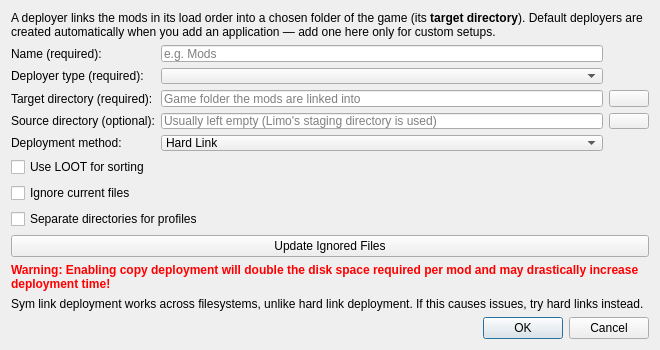
<?xml version="1.0" encoding="UTF-8"?>
<ui version="4.0">
 <class>AddDeployerDialog</class>
 <widget class="QDialog" name="AddDeployerDialog">
  <property name="geometry">
   <rect>
    <x>0</x>
    <y>0</y>
    <width>660</width>
    <height>348</height>
   </rect>
  </property>
  <property name="windowTitle">
   <string>New Deployer</string>
  </property>
  <layout class="QVBoxLayout" name="verticalLayout">
   <item>
    <widget class="QLabel" name="help_label">
     <property name="text">
      <string>A deployer links the mods in its load order into a chosen folder of the game (its &lt;b&gt;target directory&lt;/b&gt;). Default deployers are created automatically when you add an application — add one here only for custom setups.</string>
     </property>
     <property name="wordWrap">
      <bool>true</bool>
     </property>
    </widget>
   </item>
   <item>
    <layout class="QGridLayout" name="gridLayout">
     <item row="3" column="2">
      <widget class="ValidatingLineEdit" name="source_path_field">
       <property name="placeholderText">
        <string>Usually left empty (Limo's staging directory is used)</string>
       </property>
      </widget>
     </item>
     <item row="3" column="0">
      <widget class="QLabel" name="source_dir_label">
       <property name="text">
        <string>Source directory (optional):</string>
       </property>
      </widget>
     </item>
     <item row="2" column="2">
      <widget class="ValidatingLineEdit" name="path_field">
       <property name="placeholderText">
        <string>Game folder the mods are linked into</string>
       </property>
      </widget>
     </item>
     <item row="0" column="0">
      <widget class="QLabel" name="label">
       <property name="toolTip">
        <string>Name of the deployer</string>
       </property>
       <property name="text">
        <string>Name (required):</string>
       </property>
      </widget>
     </item>
     <item row="2" column="0">
      <widget class="QLabel" name="label_2">
       <property name="toolTip">
        <string>This is where installed mods will be deployed to</string>
       </property>
       <property name="text">
        <string>Target directory (required):</string>
       </property>
      </widget>
     </item>
     <item row="1" column="0">
      <widget class="QLabel" name="label_4">
       <property name="toolTip">
        <string>Determines how mods will be deployed</string>
       </property>
       <property name="text">
        <string>Deployer type (required):</string>
       </property>
      </widget>
     </item>
     <item row="2" column="3">
      <widget class="QPushButton" name="file_picker_button">
       <property name="toolTip">
        <string>Pick target directory</string>
       </property>
       <property name="text">
        <string/>
       </property>
       <property name="icon">
        <iconset theme="folder-open"/>
       </property>
      </widget>
     </item>
     <item row="1" column="2">
      <widget class="QComboBox" name="type_box"/>
     </item>
     <item row="4" column="0">
      <widget class="QLabel" name="method_label">
       <property name="toolTip">
        <string>Determines how files will be deployed.</string>
       </property>
       <property name="text">
        <string>Deployment method:</string>
       </property>
      </widget>
     </item>
     <item row="3" column="3">
      <widget class="QPushButton" name="source_picker_button">
       <property name="text">
        <string/>
       </property>
       <property name="icon">
        <iconset theme="folder-open"/>
       </property>
      </widget>
     </item>
     <item row="0" column="2">
      <widget class="ValidatingLineEdit" name="name_field">
       <property name="placeholderText">
        <string>e.g. Mods</string>
       </property>
      </widget>
     </item>
     <item row="4" column="2">
      <widget class="QComboBox" name="deploy_mode_box">
       <item>
        <property name="text">
         <string>Hard Link</string>
        </property>
       </item>
       <item>
        <property name="text">
         <string>Sym Link</string>
        </property>
       </item>
       <item>
        <property name="text">
         <string>Copy</string>
        </property>
       </item>
      </widget>
     </item>
    </layout>
   </item>
   <item>
    <widget class="QCheckBox" name="unsafe_sorting_box">
     <property name="toolTip">
      <string>When enabled: Sorting plugins uses LOOT. This will affect override order. 
When disabled: Sorting only groups plugins by types. Does not affect override order.</string>
     </property>
     <property name="text">
      <string>Use LOOT for sorting</string>
     </property>
    </widget>
   </item>
   <item>
    <widget class="QCheckBox" name="rev_depl_ignore_cb">
     <property name="toolTip">
      <string>&lt;html&gt;&lt;head/&gt;&lt;body&gt;&lt;p&gt;Adds all files currently in the target directory to a ignore list.&lt;br&gt;Does not include files managed by other deployers.&lt;/p&gt;&lt;/body&gt;&lt;/html&gt;</string>
     </property>
     <property name="text">
      <string>Ignore current files</string>
     </property>
    </widget>
   </item>
   <item>
    <widget class="QCheckBox" name="rev_depl_separate_cb">
     <property name="toolTip">
      <string>&lt;html&gt;&lt;head/&gt;&lt;body&gt;&lt;p&gt;Use separate directories for managed files for every profile.&lt;br&gt;This can be used to manage multiple versions of the same files.&lt;/p&gt;&lt;/body&gt;&lt;/html&gt;</string>
     </property>
     <property name="text">
      <string>Separate directories for profiles</string>
     </property>
    </widget>
   </item>
   <item>
    <widget class="QPushButton" name="rev_depl_ignore_button">
     <property name="toolTip">
      <string>Update the list of ignored files with all files currently in the target directory. Does not include files managed by other deployers.</string>
     </property>
     <property name="text">
      <string>Update Ignored Files</string>
     </property>
    </widget>
   </item>
   <item>
    <widget class="QLabel" name="warning_label">
     <property name="text">
      <string>&lt;!DOCTYPE HTML PUBLIC &quot;-//W3C//DTD HTML 4.0//EN&quot; &quot;http://www.w3.org/TR/REC-html40/strict.dtd&quot;&gt;
&lt;html&gt;&lt;head&gt;&lt;meta name=&quot;qrichtext&quot; content=&quot;1&quot; /&gt;&lt;meta charset=&quot;utf-8&quot; /&gt;&lt;style type=&quot;text/css&quot;&gt;
p, li { white-space: pre-wrap; }
hr { height: 1px; border-width: 0; }
li.unchecked::marker { content: &quot;\2610&quot;; }
li.checked::marker { content: &quot;\2612&quot;; }
&lt;/style&gt;&lt;/head&gt;&lt;body style=&quot; font-family:'Noto Sans'; font-size:10pt; font-weight:400; font-style:normal;&quot;&gt;
&lt;p style=&quot; margin-top:0px; margin-bottom:0px; margin-left:0px; margin-right:0px; -qt-block-indent:0; text-indent:0px;&quot;&gt;&lt;span style=&quot; font-family:'Sans Serif'; font-size:9pt; font-weight:700; color:#ff0000;&quot;&gt;Warning: Enabling copy deployment will double the disk space required per mod and may drastically increase deployment time!&lt;/span&gt;&lt;/p&gt;&lt;/body&gt;&lt;/html&gt;</string>
     </property>
     <property name="wordWrap">
      <bool>true</bool>
     </property>
     <property name="textInteractionFlags">
      <set>Qt::TextInteractionFlag::LinksAccessibleByMouse</set>
     </property>
    </widget>
   </item>
   <item>
    <widget class="QLabel" name="sym_link_label">
     <property name="text">
      <string>Sym link deployment works across filesystems, unlike hard link deployment. If this causes issues, try hard links instead.</string>
     </property>
     <property name="wordWrap">
      <bool>true</bool>
     </property>
    </widget>
   </item>
   <item>
    <spacer name="verticalSpacer">
     <property name="orientation">
      <enum>Qt::Orientation::Vertical</enum>
     </property>
     <property name="sizeHint" stdset="0">
      <size>
       <width>20</width>
       <height>14</height>
      </size>
     </property>
    </spacer>
   </item>
   <item>
    <widget class="QDialogButtonBox" name="buttonBox">
     <property name="orientation">
      <enum>Qt::Orientation::Horizontal</enum>
     </property>
     <property name="standardButtons">
      <set>QDialogButtonBox::StandardButton::Cancel|QDialogButtonBox::StandardButton::Ok</set>
     </property>
    </widget>
   </item>
  </layout>
 </widget>
 <customwidgets>
  <customwidget>
   <class>ValidatingLineEdit</class>
   <extends>QLineEdit</extends>
   <header>ui/validatinglineedit.h</header>
  </customwidget>
 </customwidgets>
 <resources/>
 <connections>
  <connection>
   <sender>buttonBox</sender>
   <signal>accepted()</signal>
   <receiver>AddDeployerDialog</receiver>
   <slot>accept()</slot>
   <hints>
    <hint type="sourcelabel">
     <x>248</x>
     <y>254</y>
    </hint>
    <hint type="destinationlabel">
     <x>157</x>
     <y>274</y>
    </hint>
   </hints>
  </connection>
  <connection>
   <sender>buttonBox</sender>
   <signal>rejected()</signal>
   <receiver>AddDeployerDialog</receiver>
   <slot>reject()</slot>
   <hints>
    <hint type="sourcelabel">
     <x>316</x>
     <y>260</y>
    </hint>
    <hint type="destinationlabel">
     <x>286</x>
     <y>274</y>
    </hint>
   </hints>
  </connection>
 </connections>
</ui>
